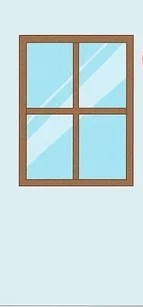
#> input picture ht.jpg, 143 x 307 px; its folder holds only this picture in this run
$ python -i views.py   (imports and definitions only)
#> lines starting #> are read from the running program, lines starting #| are printed output that depends on the picture; after the words box and inside, x2 and y2 are one past the last pixel; in counts of white or black regions, pixels touching at a corner belong together
#> further down, picture is the input picture: shape (307, 143, 3); mean B, G, R 221.2, 219.4, 199.5
from django.shortcuts import render, redirect
import cv2
import numpy as np
from django.http import StreamingHttpResponse

# Create your views here.

todo = 100
final_height = -1

# [66 lines left out: function gen_frames, not called in this run]


def video_feed(request):
    return StreamingHttpResponse(gen_frames(request), content_type='multipart/x-mixed-replace; boundary=frame')


# [9 lines left out: function home, not called in this run]


##### height detection


def detect_ground(image):

    gray = cv2.cvtColor(image, cv2.COLOR_BGR2GRAY)
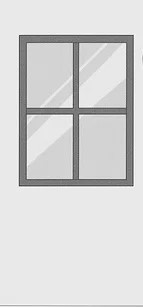
#> gray: shape (307, 143); min 49, max 253, mean 213.6
    edges = cv2.Canny(gray, 50, 150)
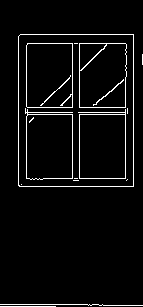
#> edges: shape (307, 143); 4.4% white in thin lines or dots, all inside (x1, y1, x2, y2) = (0, 34, 143, 307)
    height, width = edges.shape
#> height = 307; width = 143
    # bottom_part = edges[int(0.9 * height):, :]

    #
    # ground_contours, _ = cv2.findContours(bottom_part, cv2.RETR_EXTERNAL, cv2.CHAIN_APPROX_SIMPLE)
    # # if len(ground_contours) == 0:
    # #     return None  # No ground detected

    # ground_y = height - (bottom_part.shape[0] - np.max([pt[0][1] for contour in ground_contours for pt in contour]))

    return height

def detect_object_and_measure(image):
    global final_height

    ground_y = detect_ground(image)
#> ground_y = 307
    if ground_y is None:
        print("Ground level not detected in the image. Please provide an image that shows the ground surface.")
        return

    gray = cv2.cvtColor(image, cv2.COLOR_BGR2GRAY)

    edges = cv2.Canny(gray, 50, 150)

    contours, _ = cv2.findContours(edges, cv2.RETR_EXTERNAL, cv2.CHAIN_APPROX_SIMPLE)
#> contours = 4 contours, 3 with area under 20; largest, box (x1, y1, x2, y2) and area: (18, 34, 134, 187) 17478

    if contours:
        for contour in contours:

            x, y, w, h = cv2.boundingRect(contour)

            object_bottom_y = y + h
            distance_in_pixels = ground_y - object_bottom_y

        # print(f"Distance from object to ground in pixels: {distance_in_pixels}")
            cv2.putText(image, f"Distance from object to ground in pixels: {distance_in_pixels}",
                        (50,50), cv2.FONT_HERSHEY_SIMPLEX, 0.5, (255, 255, 255), 1, cv2.LINE_AA)
            final_height = distance_in_pixels

            cv2.rectangle(image, (x, y), (x + w, y + h), (0, 255, 0), 2)
#> this loop made 4 passes
#> (contour, x, y, w, h, object_bottom_y, distance_in_pixels, final_height) on passes 1, 3: ([[0, 306], [55, 306]], 0, 306, 56, 1, 307, 0, 0), ([[142, 54], [142, 64]], 142, 54, 1, 11, 65, 242, 242)
#> (x, y, w, h, object_bottom_y, distance_in_pixels, final_height) on passes 2, 4: (0, 304, 143, 2, 306, 1, 1), (18, 34, 116, 153, 187, 120, 120)
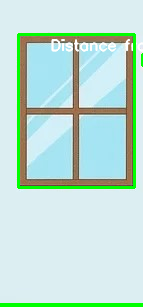
#> image: shape (307, 143, 3); 6.31% of pixels changed, all inside (x1, y1, x2, y2) = (0, 33, 143, 307)

        cv2.line(image, (0, ground_y), (image.shape[1], ground_y), (255, 0, 0), 2)
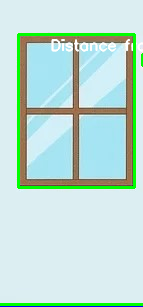
#> image: shape (307, 143, 3); 0.33% of pixels changed, all inside (x1, y1, x2, y2) = (0, 306, 143, 307)
        # cv2.imshow('Object Detection', image)
        # cv2.waitKey(0)
        # cv2.destroyAllWindows()
    else:
        print("No object detected.")


# image = cv2.imread(r'C:\Users\purus\Downloads\img5.jpeg')


# detect_object_and_measure(image)


# [16 lines left out: function height, not called in this run]


def video_feed_2(request):
    return StreamingHttpResponse(height(request), content_type='multipart/x-mixed-replace; boundary=frame')

>>> import cv2
>>> picture = cv2.imread('../../ht.jpg')
>>> result = detect_object_and_measure(picture)

$ run again, on ht2.jpg
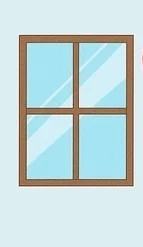
#> input picture ht2.jpg, 143 x 247 px
#> picture is the input picture: shape (247, 143, 3); mean B, G, R 216.5, 215.1, 194.7
#> in detect_ground, `edges = cv2.Canny(gray, 50, 150)`:
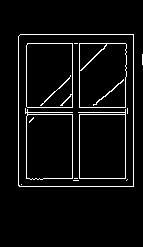
#> edges: shape (247, 143); 5% white in thin lines or dots, all inside (x1, y1, x2, y2) = (18, 34, 143, 187)
#> ground_y = 247
#> contours = 2 contours, 1 with area under 20; largest, box (x1, y1, x2, y2) and area: (18, 34, 134, 187) 17478
#> the loop in detect_object_and_measure, `for contour in contours: ` made 2 passes
#> (contour, x, y, w, h, object_bottom_y, distance_in_pixels, final_height) on pass 1: ([[142, 54], [142, 64]], 142, 54, 1, 11, 65, 182, 182)
#> in detect_object_and_measure, `cv2.line(image, (0, ground_y), (image.shape[1], ground_y), (255, 0, 0)..`:
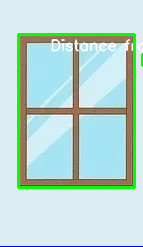
#> image: shape (247, 143, 3); mean B, G, R 208.5, 217.5, 185.2

$ run again, on ht3.jpg
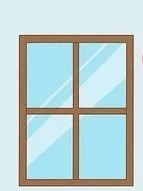
#> input picture ht3.jpg, 143 x 191 px
#> picture is the input picture: shape (191, 143, 3); mean B, G, R 209, 208.4, 187.3
#> in detect_ground, `edges = cv2.Canny(gray, 50, 150)`:
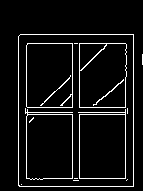
#> edges: shape (191, 143); 6.4% white in thin lines or dots, all inside (x1, y1, x2, y2) = (18, 34, 143, 187)
#> ground_y = 191
#> contours = 2 contours, 1 with area under 20; largest, box (x1, y1, x2, y2) and area: (18, 34, 134, 187) 17478
#> the loop in detect_object_and_measure, `for contour in contours: ` made 2 passes
#> (contour, x, y, w, h, object_bottom_y, distance_in_pixels, final_height) on pass 1: ([[142, 54], [142, 64]], 142, 54, 1, 11, 65, 126, 126)
#> in detect_object_and_measure, `cv2.line(image, (0, ground_y), (image.shape[1], ground_y), (255, 0, 0)..`:
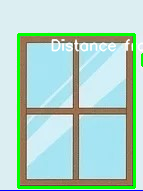
#> image: shape (191, 143, 3); mean B, G, R 198.8, 211.5, 175

$ run again, on outpt.jpg
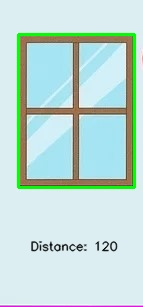
#> input picture outpt.jpg, 143 x 307 px
#> picture is the input picture: shape (307, 143, 3); mean B, G, R 213.2, 219.4, 191.1
#> in detect_ground, `edges = cv2.Canny(gray, 50, 150)`:
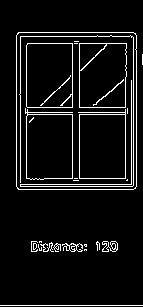
#> edges: shape (307, 143); 6.8% white in thin lines or dots, all inside (x1, y1, x2, y2) = (0, 32, 143, 306)
#> ground_y = 307
#> contours = 14 contours, 11 with area under 20; largest, box (x1, y1, x2, y2) and area: (16, 32, 137, 190) 18825, (102, 241, 118, 252) 88, (62, 243, 83, 252) 69
#> the loop in detect_object_and_measure, `for contour in contours: ` made 14 passes
#> (x, y, w, h, object_bottom_y, distance_in_pixels, final_height) on passes 2 to 9: (84, 249, 3, 2, 251, 56, 56), (84, 244, 3, 3, 247, 60, 60), (38, 244, 4, 7, 251, 56, 56), (62, 243, 21, 9, 252, 55, 55), (53, 243, 8, 9, 252, 55, 55), (33, 243, 4, 7, 250, 57, 57), (40, 242, 14, 10, 252, 55, 55), (102, 241, 16, 11, 252, 55, 55)
#> in detect_object_and_measure, `cv2.line(image, (0, ground_y), (image.shape[1], ground_y), (255, 0, 0)..`:
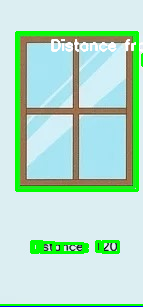
#> image: shape (307, 143, 3); mean B, G, R 201.7, 221.7, 179.9
